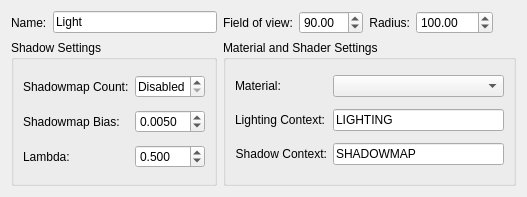
<?xml version="1.0" encoding="UTF-8"?>
<ui version="4.0">
 <class>QLightNodePage</class>
 <widget class="QWidget" name="QLightNodePage">
  <property name="geometry">
   <rect>
    <x>0</x>
    <y>0</y>
    <width>527</width>
    <height>197</height>
   </rect>
  </property>
  <property name="windowTitle">
   <string>Form</string>
  </property>
  <layout class="QGridLayout">
   <item row="0" column="0">
    <widget class="QLabel" name="label">
     <property name="text">
      <string>Name:</string>
     </property>
    </widget>
   </item>
   <item row="0" column="1">
    <widget class="QLineEdit" name="m_name">
     <property name="text">
      <string>Light</string>
     </property>
    </widget>
   </item>
   <item row="0" column="2">
    <widget class="QLabel" name="label_2">
     <property name="text">
      <string>Field of view:</string>
     </property>
    </widget>
   </item>
   <item row="0" column="3">
    <widget class="QDoubleSpinBox" name="m_fov">
     <property name="maximum">
      <double>360.000000000000000</double>
     </property>
     <property name="value">
      <double>90.000000000000000</double>
     </property>
    </widget>
   </item>
   <item row="0" column="4">
    <widget class="QLabel" name="label_4">
     <property name="text">
      <string>Radius:</string>
     </property>
     <property name="alignment">
      <set>Qt::AlignRight|Qt::AlignTrailing|Qt::AlignVCenter</set>
     </property>
    </widget>
   </item>
   <item row="0" column="5">
    <widget class="QDoubleSpinBox" name="m_radius">
     <property name="maximum">
      <double>10000.000000000000000</double>
     </property>
     <property name="value">
      <double>100.000000000000000</double>
     </property>
    </widget>
   </item>
   <item row="0" column="6">
    <spacer>
     <property name="orientation">
      <enum>Qt::Horizontal</enum>
     </property>
     <property name="sizeHint" stdset="0">
      <size>
       <width>31</width>
       <height>20</height>
      </size>
     </property>
    </spacer>
   </item>
   <item row="1" column="0" colspan="2">
    <widget class="QGroupBox" name="groupBox">
     <property name="title">
      <string>Shadow Settings</string>
     </property>
     <layout class="QGridLayout">
      <item row="0" column="0">
       <widget class="QLabel" name="label_3">
        <property name="text">
         <string>Shadowmap Count:</string>
        </property>
       </widget>
      </item>
      <item row="0" column="1">
       <widget class="QSpinBox" name="m_slices">
        <property name="minimumSize">
         <size>
          <width>70</width>
          <height>0</height>
         </size>
        </property>
        <property name="specialValueText">
         <string>Disabled</string>
        </property>
        <property name="minimum">
         <number>0</number>
        </property>
        <property name="maximum">
         <number>4</number>
        </property>
        <property name="value">
         <number>0</number>
        </property>
       </widget>
      </item>
      <item row="1" column="0">
       <widget class="QLabel" name="label_5">
        <property name="text">
         <string>Shadowmap Bias:</string>
        </property>
       </widget>
      </item>
      <item row="1" column="1">
       <widget class="QDoubleSpinBox" name="m_shadowMapBias">
        <property name="decimals">
         <number>4</number>
        </property>
        <property name="maximum">
         <double>5.000000000000000</double>
        </property>
        <property name="singleStep">
         <double>0.010000000000000</double>
        </property>
        <property name="value">
         <double>0.005000000000000</double>
        </property>
       </widget>
      </item>
      <item row="2" column="0">
       <widget class="QLabel" name="label_9">
        <property name="text">
         <string>Lambda:</string>
        </property>
       </widget>
      </item>
      <item row="2" column="1">
       <widget class="QDoubleSpinBox" name="m_lambda">
        <property name="decimals">
         <number>3</number>
        </property>
        <property name="maximum">
         <double>1.000000000000000</double>
        </property>
        <property name="singleStep">
         <double>0.010000000000000</double>
        </property>
        <property name="value">
         <double>0.500000000000000</double>
        </property>
       </widget>
      </item>
     </layout>
    </widget>
   </item>
   <item row="1" column="2" colspan="5">
    <widget class="QGroupBox" name="groupBox_2">
     <property name="title">
      <string>Material and Shader Settings</string>
     </property>
     <layout class="QGridLayout">
      <item row="0" column="0">
       <widget class="QLabel" name="label_6">
        <property name="text">
         <string>Material:</string>
        </property>
       </widget>
      </item>
      <item row="0" column="1">
       <widget class="MaterialComboBox" name="m_material">
        <property name="sizePolicy">
         <sizepolicy hsizetype="Expanding" vsizetype="Fixed">
          <horstretch>0</horstretch>
          <verstretch>0</verstretch>
         </sizepolicy>
        </property>
       </widget>
      </item>
      <item row="1" column="0">
       <widget class="QLabel" name="label_7">
        <property name="text">
         <string>Lighting Context:</string>
        </property>
       </widget>
      </item>
      <item row="1" column="1">
       <widget class="QLineEdit" name="m_lightContext">
        <property name="text">
         <string>LIGHTING</string>
        </property>
       </widget>
      </item>
      <item row="2" column="0">
       <widget class="QLabel" name="label_8">
        <property name="text">
         <string>Shadow Context:</string>
        </property>
        <property name="alignment">
         <set>Qt::AlignRight|Qt::AlignTrailing|Qt::AlignVCenter</set>
        </property>
       </widget>
      </item>
      <item row="2" column="1">
       <widget class="QLineEdit" name="m_shadowContext">
        <property name="text">
         <string>SHADOWMAP</string>
        </property>
       </widget>
      </item>
     </layout>
    </widget>
   </item>
  </layout>
 </widget>
 <customwidgets>
  <customwidget>
   <class>MaterialComboBox</class>
   <extends>QComboBox</extends>
   <header>MaterialComboBox.h</header>
  </customwidget>
 </customwidgets>
 <resources/>
 <connections/>
</ui>
